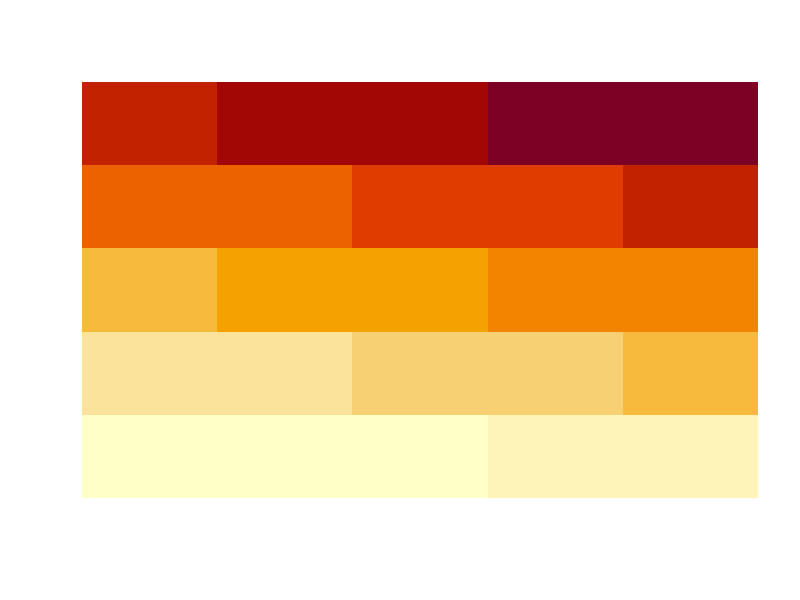
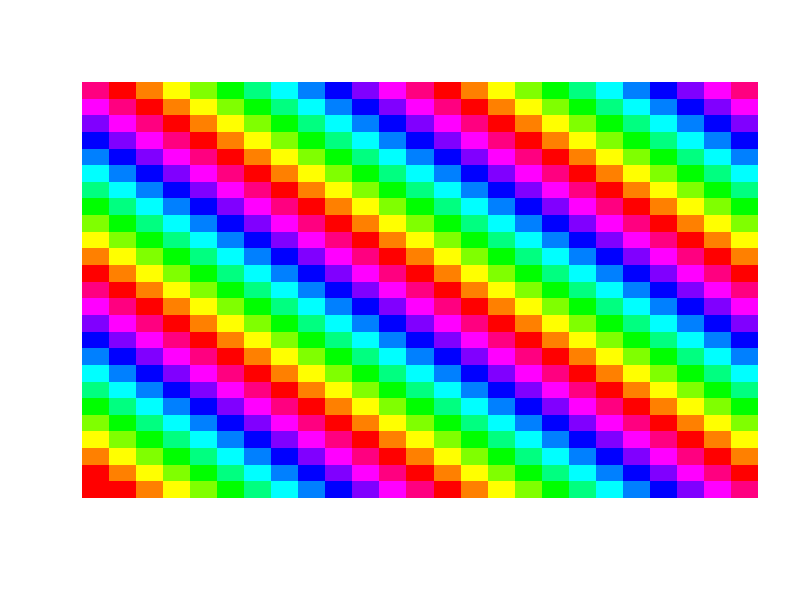
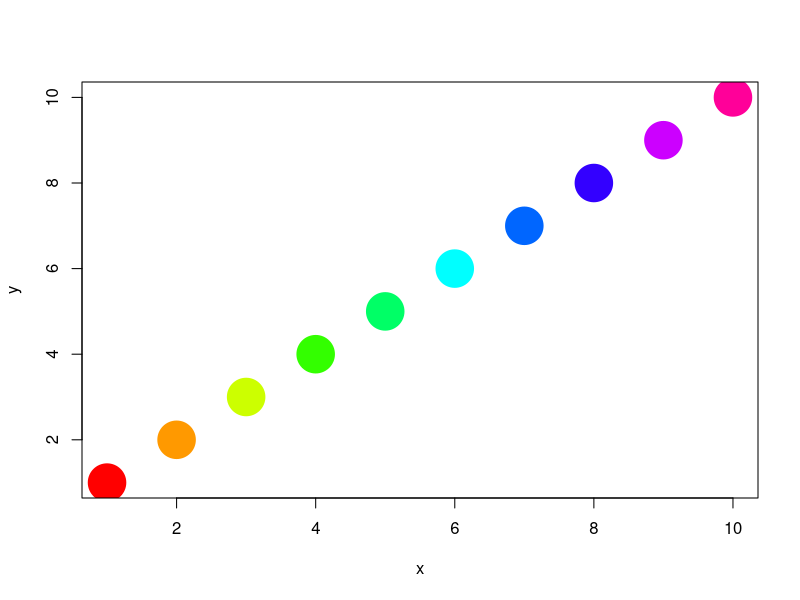

These figures' R source, in order:
## ---- chunk 1
mymat = matrix(1:25, ncol=5)
mymat
class(mymat)
mode(mymat)
dim(mymat)
## ---- chunk 2
mymat[3,3]
## ---- chunk 3
mymat[4,4] = 1234
mymat
## ---- chunk 4
mymat = 5*mymat
mymat
## ---- chunk 5
mymat = matrix(1:25, ncol=5)
image(mymat, axes=FALSE)
## ---- chunk 6
mymat = matrix(1:625, ncol=25)
image(mymat, col=rep(rainbow(12), 625/12), breaks=1:625, axes=FALSE)
## ---- chunk 7
plot(x=1:10, y=1:10, col=rainbow(10), pch=19, cex=5,
  xlab="x", ylab="y")
## ---- chunk 8
colors()[1:10]
## ---- chunk 9
rainbow(10)
## ---- chunk 10
hexi = function(str) {
 stopifnot(nchar(str) == 2)
 ss = strsplit(str, "")[[1]]
 decode = 0:15
 names(decode) = c(0:9, "A", "B", "C", "D", "E", "F")
 unname(16*decode[ss[1]] + decode[ss[2]])
}
hexi("FF")
hexi("CC")
hexi("00")
hexi("01")
## ---- chunk 11
rainbow(10)
